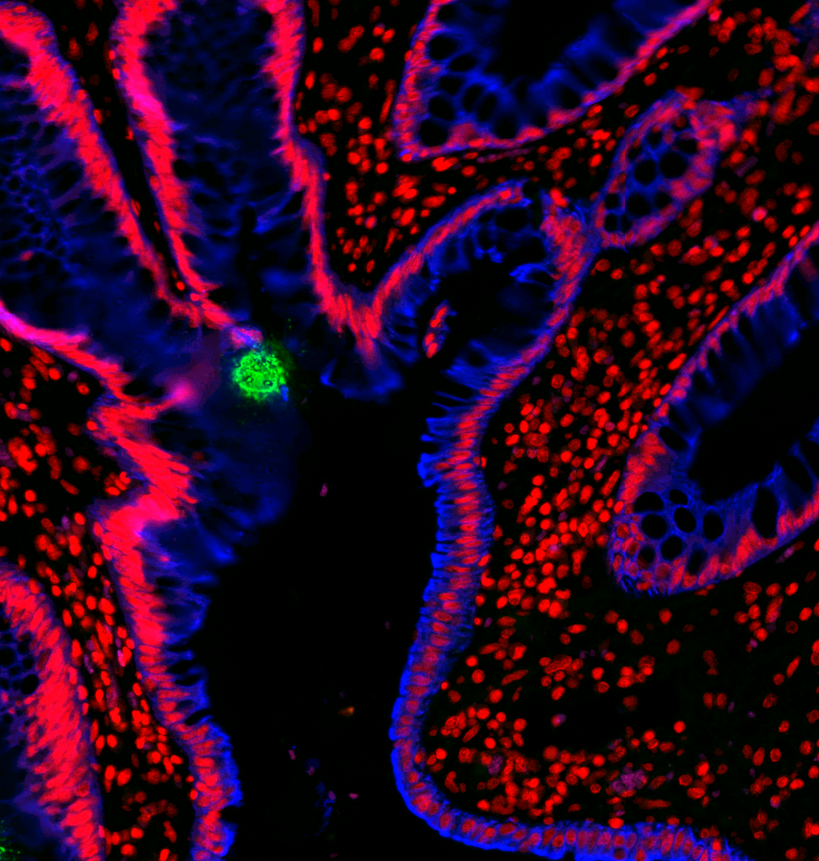
#> input picture results.png, 819 x 861 px, shrunk from 1182 x 1243 before the run
$ python new3i.py
#> lines starting #> are read from the running program, lines starting #| are printed output that depends on the picture; after the words box and inside, x2 and y2 are one past the last pixel; in counts of white or black regions, pixels touching at a corner belong together
import numpy as np
import matplotlib.pyplot as plt
import skimage
from skimage import segmentation, feature, future
from sklearn.ensemble import RandomForestClassifier
from functools import partial
import joblib


image = skimage.io.imread('results.png')
#> image is the input picture: shape (861, 819, 3); mean R, G, B 45.1, 4.9, 33
mask = skimage.io.imread('mask.png')
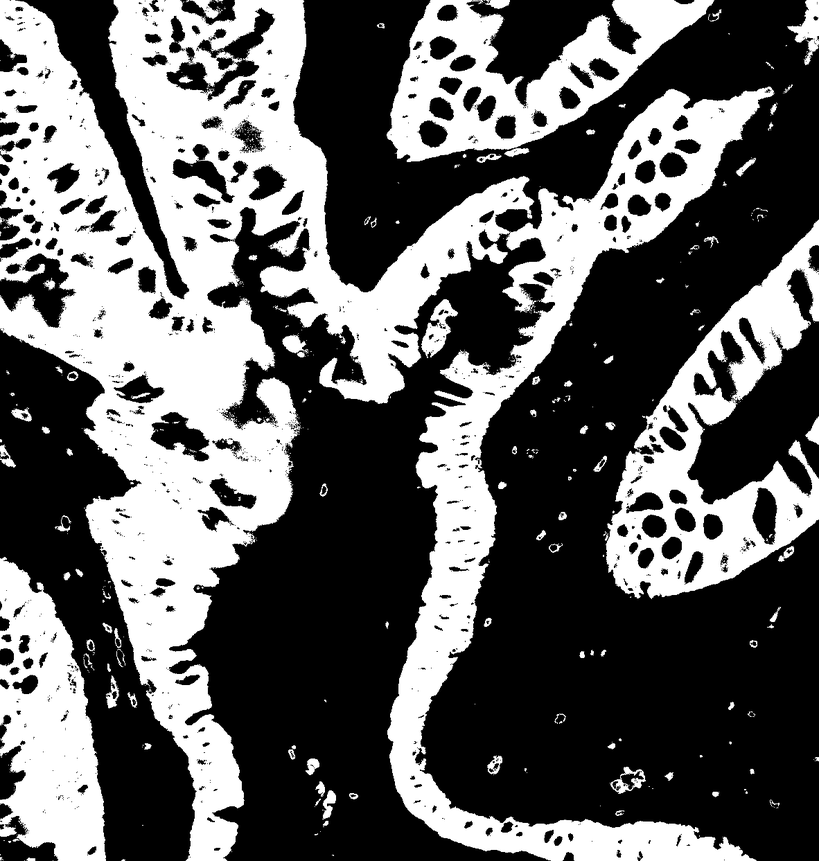
#> input picture mask.png, 819 x 861 px, shrunk from 1182 x 1243 before the run
#> mask is the input picture: shape (861, 819); min 0, max 255, mean 97.9
training_labels = np.zeros(image.shape[:2], dtype=np.uint8)


indices = np.where(mask == [255])
#> indices = 221832 positions, rows 0 to 860, columns 0 to 818
print(len(indices[0]))
#| 221832
for i in range(len(indices[0])-300000):
    training_labels[indices[0][i], indices[1][i]] = 1
#> this loop made 0 passes
#> training_labels: shape (861, 819); every value is 0

indices = np.where(mask == [0])
#> indices = 390750 positions, rows 0 to 860, columns 0 to 818
print(len(indices[0]))
#| 390750
for i in range(len(indices[0])):
    training_labels[indices[0][i], indices[1][i]] = 2
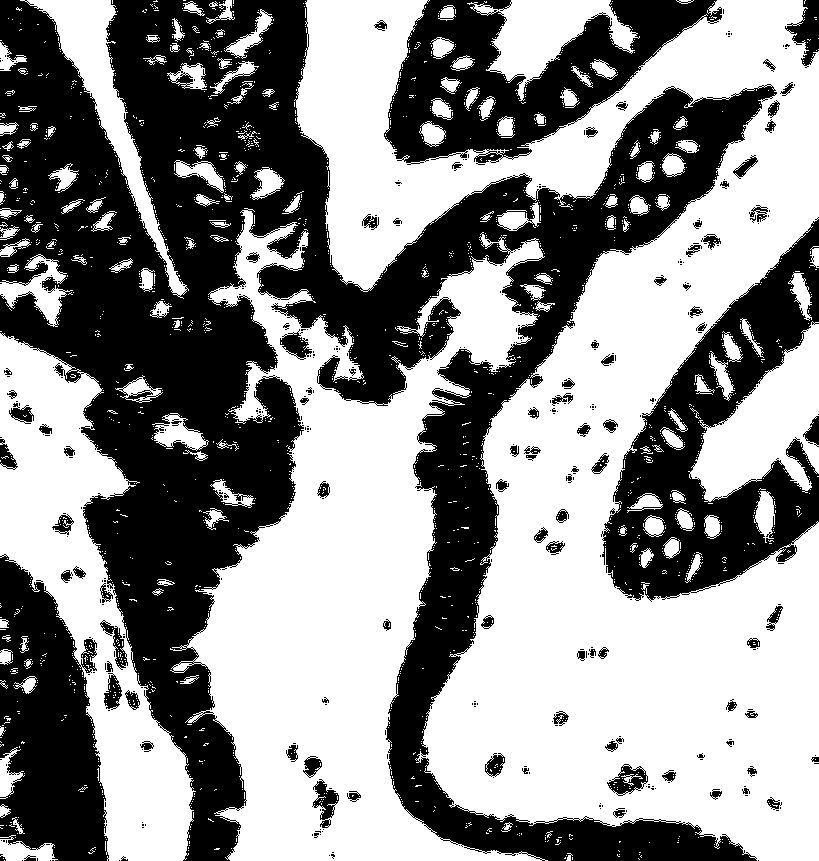
#> training_labels: shape (861, 819); values 0 (black) and 2 (white), 55.4% white; 394 black regions (297 under 20 px), largest, box (x1, y1, x2, y2) and area: (0, 0, 777, 861) 220932, (601, 217, 819, 602) 33345, (384, 0, 722, 165) 25568

sigma_min = 1
sigma_max = 16
features_func = partial(feature.multiscale_basic_features,
                        intensity=True, edges=False, texture=True,
                        sigma_min=sigma_min, sigma_max=sigma_max,
                        channel_axis=-1)
features = features_func(image)

print(features.shape)
#| (861, 819, 45)

clf = RandomForestClassifier(n_estimators=50, n_jobs=-1,
                             max_depth=10, max_samples=0.05)
#joblib.dump(clf, "./random_forest.joblib")

clf = future.fit_segmenter(training_labels, features, clf)

print(clf)
#| RandomForestClassifier(max_depth=10, max_samples=0.05, n_estimators=50,
#|                        n_jobs=-1)
joblib.dump(clf, "./random_forest.joblib")

result = future.predict_segmenter(features, clf)
#> result: shape (861, 819); every value is 2


fig, ax = plt.subplots(1, 2, sharex=True, sharey=True, figsize=(9, 4))
ax[0].imshow(segmentation.mark_boundaries(image, result, mode='thick'))
ax[0].contour(training_labels)
ax[0].set_title('Image, mask and segmentation boundaries')
ax[1].imshow(result)
ax[1].set_title('Segmentation')
fig.tight_layout()
plt.show()
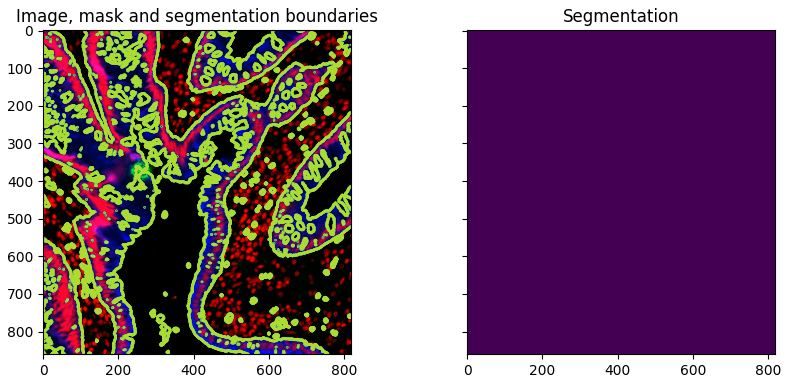
#> figure drawn by matplotlib, 2 panels

'''
sigma_min = 1
sigma_max = 16
features_func = partial(feature.multiscale_basic_features,
                        intensity=True, edges=False, texture=True,
                        sigma_min=sigma_min, sigma_max=sigma_max,
                        channel_axis=-1)
loaded_rf = joblib.load("./random_forest.joblib")
image = skimage.io.imread('1.jpg')
features = features_func(image)
result = future.predict_segmenter(features,loaded_rf)


fig, ax = plt.subplots(1, 2, sharex=True, sharey=True, figsize=(9, 4))
ax[0].imshow(segmentation.mark_boundaries(image, result, mode='thick'))
#ax[0].contour(training_labels)
ax[0].set_title('Image, mask and segmentation boundaries')
ax[1].imshow(result)
ax[1].set_title('Segmentation')
fig.tight_layout()
plt.show()
'''
